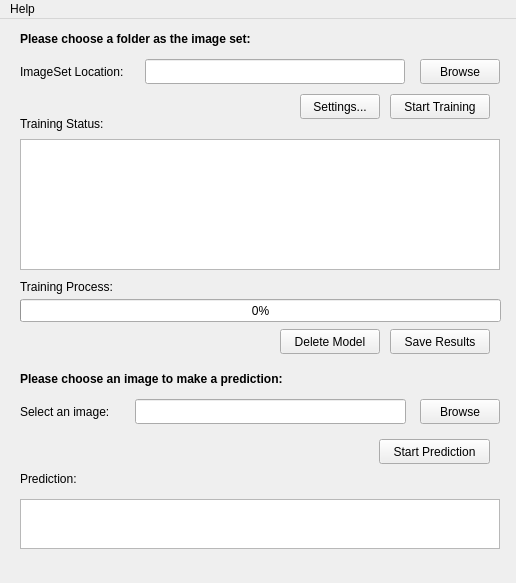
<?xml version="1.0" encoding="UTF-8"?>
<ui version="4.0">
 <class>MainWindow</class>
 <widget class="QMainWindow" name="MainWindow">
  <property name="geometry">
   <rect>
    <x>0</x>
    <y>0</y>
    <width>516</width>
    <height>583</height>
   </rect>
  </property>
  <property name="windowTitle">
   <string>ImagePredict</string>
  </property>
  <property name="windowIcon">
   <iconset>
    <normaloff>Icons/tf.png</normaloff>Icons/tf.png</iconset>
  </property>
  <widget class="QWidget" name="centralwidget">
   <widget class="QPushButton" name="pushButton_2">
    <property name="geometry">
     <rect>
      <x>420</x>
      <y>40</y>
      <width>80</width>
      <height>25</height>
     </rect>
    </property>
    <property name="text">
     <string>Browse</string>
    </property>
   </widget>
   <widget class="QLineEdit" name="lineEdit">
    <property name="geometry">
     <rect>
      <x>145</x>
      <y>40</y>
      <width>260</width>
      <height>25</height>
     </rect>
    </property>
   </widget>
   <widget class="QLabel" name="label">
    <property name="geometry">
     <rect>
      <x>20</x>
      <y>40</y>
      <width>120</width>
      <height>25</height>
     </rect>
    </property>
    <property name="text">
     <string>ImageSet Location:</string>
    </property>
   </widget>
   <widget class="QPushButton" name="pushButton">
    <property name="geometry">
     <rect>
      <x>300</x>
      <y>75</y>
      <width>80</width>
      <height>25</height>
     </rect>
    </property>
    <property name="text">
     <string>Settings...</string>
    </property>
   </widget>
   <widget class="QPushButton" name="pushButton_3">
    <property name="geometry">
     <rect>
      <x>390</x>
      <y>75</y>
      <width>100</width>
      <height>25</height>
     </rect>
    </property>
    <property name="text">
     <string>Start Training</string>
    </property>
   </widget>
   <widget class="QLabel" name="label_2">
    <property name="geometry">
     <rect>
      <x>20</x>
      <y>95</y>
      <width>110</width>
      <height>20</height>
     </rect>
    </property>
    <property name="text">
     <string>Training Status:</string>
    </property>
   </widget>
   <widget class="QTextEdit" name="textEdit">
    <property name="geometry">
     <rect>
      <x>20</x>
      <y>120</y>
      <width>480</width>
      <height>131</height>
     </rect>
    </property>
   </widget>
   <widget class="QPushButton" name="pushButton_4">
    <property name="geometry">
     <rect>
      <x>390</x>
      <y>310</y>
      <width>100</width>
      <height>25</height>
     </rect>
    </property>
    <property name="text">
     <string>Save Results</string>
    </property>
   </widget>
   <widget class="QLabel" name="label_3">
    <property name="geometry">
     <rect>
      <x>20</x>
      <y>380</y>
      <width>120</width>
      <height>25</height>
     </rect>
    </property>
    <property name="text">
     <string>Select an image:</string>
    </property>
   </widget>
   <widget class="QLineEdit" name="lineEdit_2">
    <property name="geometry">
     <rect>
      <x>135</x>
      <y>380</y>
      <width>271</width>
      <height>25</height>
     </rect>
    </property>
   </widget>
   <widget class="QPushButton" name="pushButton_7">
    <property name="geometry">
     <rect>
      <x>420</x>
      <y>380</y>
      <width>80</width>
      <height>25</height>
     </rect>
    </property>
    <property name="text">
     <string>Browse</string>
    </property>
   </widget>
   <widget class="QLabel" name="label_4">
    <property name="geometry">
     <rect>
      <x>20</x>
      <y>450</y>
      <width>71</width>
      <height>20</height>
     </rect>
    </property>
    <property name="text">
     <string>Prediction:</string>
    </property>
   </widget>
   <widget class="QPushButton" name="pushButton_8">
    <property name="geometry">
     <rect>
      <x>379</x>
      <y>420</y>
      <width>111</width>
      <height>25</height>
     </rect>
    </property>
    <property name="text">
     <string>Start Prediction</string>
    </property>
   </widget>
   <widget class="QTextEdit" name="textEdit_2">
    <property name="geometry">
     <rect>
      <x>20</x>
      <y>480</y>
      <width>480</width>
      <height>50</height>
     </rect>
    </property>
   </widget>
   <widget class="QProgressBar" name="progressBar">
    <property name="geometry">
     <rect>
      <x>20</x>
      <y>280</y>
      <width>481</width>
      <height>23</height>
     </rect>
    </property>
    <property name="value">
     <number>0</number>
    </property>
    <property name="textVisible">
     <bool>true</bool>
    </property>
   </widget>
   <widget class="QLabel" name="label_5">
    <property name="geometry">
     <rect>
      <x>20</x>
      <y>260</y>
      <width>120</width>
      <height>16</height>
     </rect>
    </property>
    <property name="text">
     <string>Training Process:</string>
    </property>
   </widget>
   <widget class="QLabel" name="label_6">
    <property name="geometry">
     <rect>
      <x>20</x>
      <y>10</y>
      <width>381</width>
      <height>20</height>
     </rect>
    </property>
    <property name="font">
     <font>
      <pointsize>9</pointsize>
      <weight>75</weight>
      <bold>true</bold>
     </font>
    </property>
    <property name="text">
     <string>Please choose a folder as the image set:</string>
    </property>
   </widget>
   <widget class="QLabel" name="label_7">
    <property name="geometry">
     <rect>
      <x>20</x>
      <y>350</y>
      <width>381</width>
      <height>20</height>
     </rect>
    </property>
    <property name="font">
     <font>
      <pointsize>9</pointsize>
      <weight>75</weight>
      <bold>true</bold>
     </font>
    </property>
    <property name="text">
     <string>Please choose an image to make a prediction:</string>
    </property>
   </widget>
   <widget class="QPushButton" name="pushButton_5">
    <property name="geometry">
     <rect>
      <x>280</x>
      <y>310</y>
      <width>100</width>
      <height>25</height>
     </rect>
    </property>
    <property name="text">
     <string>Delete Model</string>
    </property>
   </widget>
  </widget>
  <widget class="QMenuBar" name="menuBar">
   <property name="geometry">
    <rect>
     <x>0</x>
     <y>0</y>
     <width>516</width>
     <height>23</height>
    </rect>
   </property>
   <widget class="QMenu" name="menuHelp">
    <property name="title">
     <string>Help</string>
    </property>
    <addaction name="actionRead_Me_2"/>
    <addaction name="actionContact_Author"/>
   </widget>
   <addaction name="menuHelp"/>
  </widget>
  <action name="actionHelp">
   <property name="text">
    <string>Help</string>
   </property>
  </action>
  <action name="actionLearningRate">
   <property name="text">
    <string>Learning Rate</string>
   </property>
  </action>
  <action name="actionBatchSize">
   <property name="text">
    <string>Batch Size</string>
   </property>
  </action>
  <action name="actionTraining_Steps">
   <property name="text">
    <string>Training Steps</string>
   </property>
  </action>
  <action name="actionValidation_Percentage">
   <property name="text">
    <string>Validation Percentage</string>
   </property>
  </action>
  <action name="actionTesing_Percentage">
   <property name="text">
    <string>Tesing Percentage</string>
   </property>
  </action>
  <action name="actionRead_Me">
   <property name="text">
    <string>Read Me</string>
   </property>
  </action>
  <action name="actionStart_Training">
   <property name="text">
    <string>Start Training</string>
   </property>
  </action>
  <action name="actionStart_Testing">
   <property name="text">
    <string>Start Testing</string>
   </property>
  </action>
  <action name="actionOpen_Folder">
   <property name="text">
    <string>Open Folder</string>
   </property>
  </action>
  <action name="actionSave">
   <property name="text">
    <string>Save Results</string>
   </property>
  </action>
  <action name="actionOpen_File">
   <property name="text">
    <string>Open File</string>
   </property>
  </action>
  <action name="actionContact_Author">
   <property name="text">
    <string>Contact Author...</string>
   </property>
  </action>
  <action name="actionRead_Me_2">
   <property name="text">
    <string>Read Me...</string>
   </property>
  </action>
 </widget>
 <resources/>
 <connections/>
</ui>
